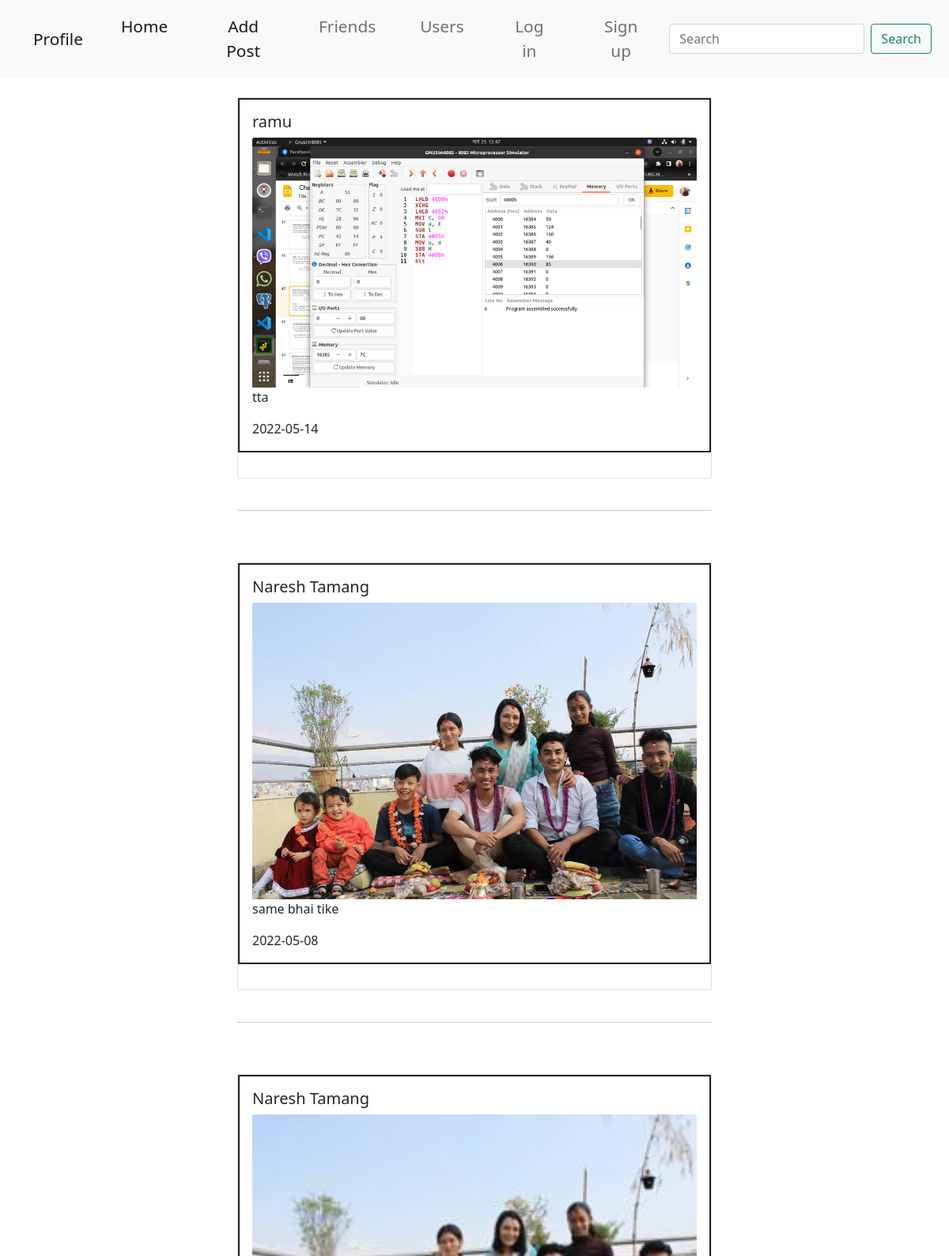
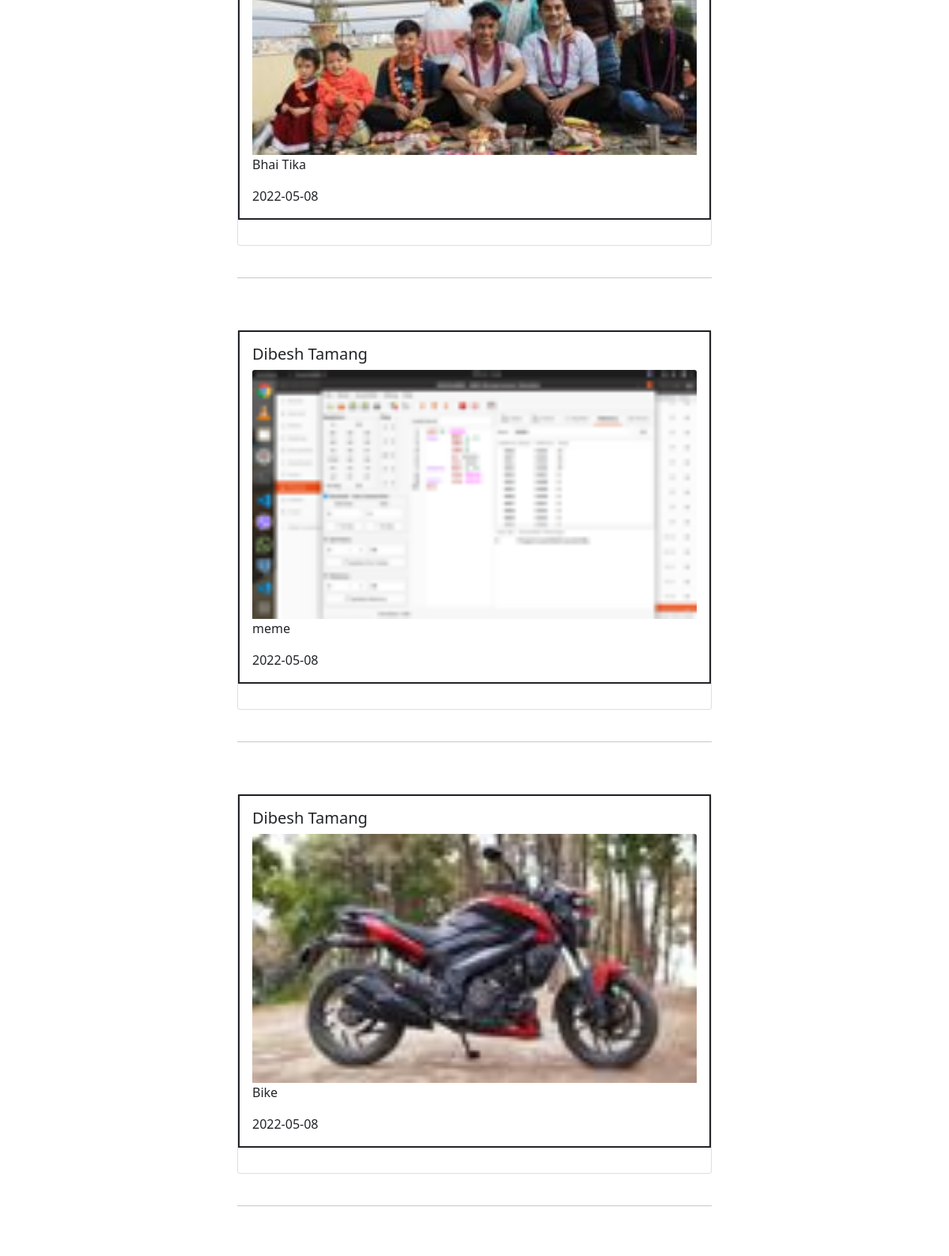
The page /home (upper part) on the database its author committed (2 pictures, top to bottom).
### post/models.py (models this page shows, shortened)
class Post(db.Model):
    id = db.Column(db.Integer, primary_key = True)
    caption = db.Column(db.String(1000), nullable = False)
    image_file = db.Column(db.String(100), nullable = False)
    date_posted = db.Column(db.DateTime, nullable = False, default = datetime.utcnow)
    user_id = db.Column(db.Integer , db.ForeignKey('user.id'), nullable = False)
    like = db.relationship('Like', backref='poster', lazy = True)
    comments = db.relationship('Comment', backref='commentpost', lazy = True)

class User(db.Model, UserMixin):
    id = db.Column(db.Integer, primary_key = True)
    username = db.Column(db.String(20), unique = True, nullable = False)
    email =  db.Column(db.String(120), unique= True, nullable = False)
    image_file = db.Column(db.String(20), nullable = False, default = 'default.jpg')
    password = db.Column(db.String(1000), nullable = False)
    posts = db.relationship('Post', backref='author', lazy = True)
    like = db.relationship('Like', backref='author', lazy = True)
    comments = db.relationship('Comment', backref='commenter', lazy = True)

### post/routes.py (the view)
@app.route('/', methods = ['GET', 'POST'])
@app.route('/home', methods = ['GET', 'POST'])
def home():
    posts  = Post.query.order_by(Post.date_posted.desc())
    like = Like
    if request.method == 'POST':
        post = request.form.get("caption")
        likepost(post)
    return render_template('home.html', title = 'Home',  posts = posts, like = like)

### post/templates/home.html (shortened to what this page needs)
{% extends 'layout.html' %}
{% block content %}
{% for post in posts %}
<div id = '{{ post.id }}' class="card card_post" style="width: 50%;">
    <div class="card-body" style="border: solid 2px;">
      <h5 class="card-title">{{ post.author.username }}</h5>
      <img src="{{ url_for('static', filename='post/'+post.image_file)  }}" class="card-img-top" alt="...">
      <p class="card-text">{{ post.caption }}</p>
      <p class="card-text">{{ post.date_posted.strftime('%Y-%m-%d') }}</p>
    </div>
    <div class="card-body">
    </div>
</div><br><hr style="width: 50%; margin-left: 25%;"><br>
{% endfor %}>
{% endblock %}

### post/templates/layout.html (shortened to what this page needs)
<!DOCTYPE html>
<html>
    <head>
        <link href="https://cdn.jsdelivr.net/npm/bootstrap@5.1.3/dist/css/bootstrap.min.css" rel="stylesheet">
        <link rel="stylesheet" href="{{ url_for('static', filename='style.css') }}">
    </head>
    <body>
        <nav class="navbar navbar-expand-lg navbar-light bg-light">
            <div class="container-fluid">
              <a class="navbar-brand" href="{{ url_for('profile') }}">Profile</a>
              <div class="collapse navbar-collapse" id="navbarSupportedContent">
                <ul class="navbar-nav me-auto mb-2 mb-lg-0">
                  <li class="nav-item">
                    <a class="nav-link active" aria-current="page" href="{{ url_for('home') }}">Home</a>
                  </li>
                  <li class="nav-item">
                    <a class="nav-link active" aria-current="page" href="{{ url_for('addpost') }}">Add Post</a>
                  </li>
                  <li class="nav-item">
                    <a class="nav-link" href="#">Friends</a>
                  </li>
                  <li class="nav-item">
                    <a class="nav-link" href="{{ url_for('Users') }}">Users</a>
                  </li>
                  {% if current_user.is_authenticated %}
                  <li class="nav-item">
                    <a class="nav-link" href="{{ url_for('logout') }}">Log out</a>
                  </li>
                  {% else %}
                  <li class="nav-item">
                    <a class="nav-link" href="{{ url_for('login') }}">Log in</a>
                  </li>
                  <li class="nav-item">
                    <a class="nav-link" href="{{ url_for('signup') }}">Sign up</a>
                  </li>
                  {% endif %}
                </ul>
                <form class="d-flex">
                  <input class="form-control me-2" type="search" placeholder="Search" aria-label="Search">
                  <button class="btn btn-outline-success" type="submit">Search</button>
                </form>
              </div>
            </div>
        </nav>
        {% block content %}{% endblock %}
    </body>
</html>

### post/static/style.css (style rules this page uses)
.card_post { margin-left: 25%; margin-top: 25px; }
.navbar { background-color: #3a24f0; padding: 10px; text-align: center; width: 100%; position: sticky; top: 0px; z-index: 1; }
.navbar a { color: white; text-decoration: none; margin: 0px 20px; font-size: 1.3em; }

### rows shown on the page
Post: author.username "ramu", image_file (picture), caption "tta", date_posted "2022-05-14"
Post: {{ post.id }} 5 (drawn), author.username "Naresh Tamang", image_file (picture), caption "same bhai tike", date_posted "2022-05-08"
Post: author.username "Naresh Tamang", image_file (picture), caption "Bhai Tika", date_posted "2022-05-08"
Post: author.username "Dibesh Tamang", image_file (picture), caption "meme", date_posted "2022-05-08"
Post: author.username "Dibesh Tamang", image_file (picture), caption "Bike", date_posted "2022-05-08"
